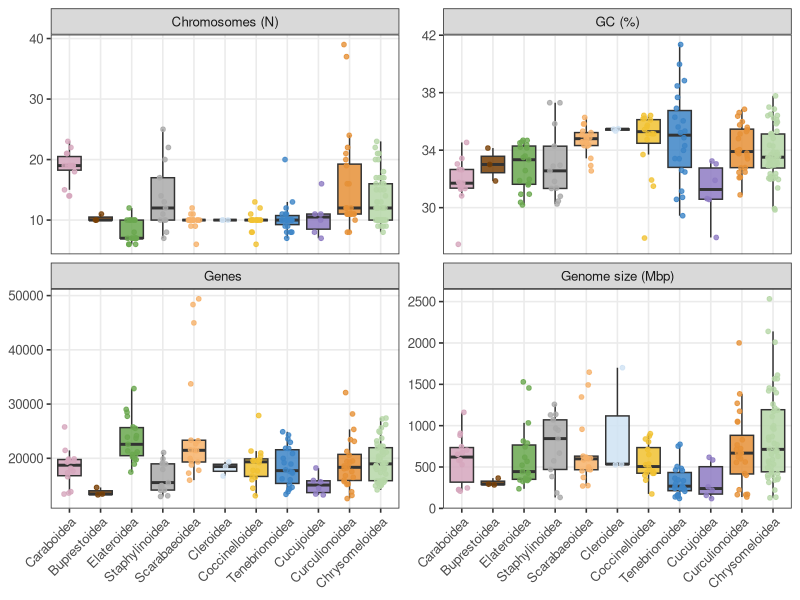
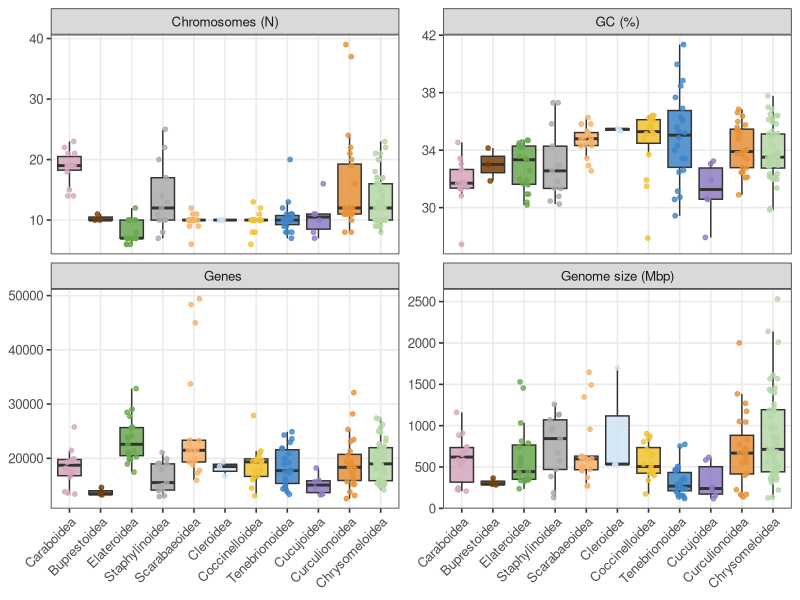

Write R code to recreate these figures, in order.
#!/usr/bin/env Rscript

suppressPackageStartupMessages({
  library(ggplot2)
  library(readr)
  library(tidyr)
  library(dplyr)
})

df <- read_csv("genome_stats_by_species.csv", show_col_types = FALSE)

#Normalize Tenebrionidea (inconsistent naming)
df$group <- recode(df$group,
  "Tenebrionidea" = "Tenebrionoidea",
  "Tenebrionidae" = "Tenebrionoidea"
)

#Explicit color palette (superfamily -> color) 
sf_colors <- c(
  "Caraboidea"      = "#d5a6bd",
  "Buprestoidea"    = "#783f04",
  "Elateroidea"     = "#6aa84f",
  "Staphylinoidea"  = "#aaaaaa",
  "Scarabaeoidea"   = "#f6b26b",
  "Cleroidea"       = "#cfe2f3",
  "Coccinelloidea"  = "#f1c232",
  "Tenebrionoidea"  = "#3d85c6",
  "Cucujoidea"      = "#8e7cc3",
  "Curculionoidea"  = "#e69138",
  "Chrysomeloidea"  = "#b6d7a8"
)

#Keep only groups with >= 2 species
df2 <- df %>%
  group_by(group) %>%
  filter(n() >= 2) %>%
  ungroup()

df2 <- df2 %>% filter(group %in% names(sf_colors))

#x-axis order match sf_colors order
df2$group <- factor(df2$group, levels = names(sf_colors))

#plotting
long <- df2 %>%
  select(group, species_file, chromosomes, genome_size_mb, gc_percent, genes) %>%
  pivot_longer(
    cols = c(chromosomes, genome_size_mb, gc_percent, genes),
    names_to = "metric",
    values_to = "value"
  )

metric_labs <- c(
  chromosomes    = "Chromosomes (N)",
  genome_size_mb = "Genome size (Mbp)",
  gc_percent     = "GC (%)",
  genes          = "Genes "
)

p <- ggplot(long, aes(x = group, y = value)) +
  geom_boxplot(
    aes(fill = group),
    outlier.shape = NA,
    alpha = 0.85
  ) +
  geom_jitter(
    aes(color = group),
    width = 0.18,
    height = 0,
    size = 1.3,
    alpha = 0.8
  ) +
  facet_wrap(
    ~ metric,
    scales = "free_y",
    labeller = as_labeller(metric_labs)
  ) +
  scale_fill_manual(values = sf_colors, drop = FALSE) +
  scale_color_manual(values = sf_colors, drop = FALSE) +
  labs(x = NULL, y = NULL) +
  theme_bw(base_size = 12) +
  theme(
    legend.position = "none",
    axis.text.x = element_text(angle = 45, hjust = 1),
    panel.grid.minor = element_blank()
  )

ggsave(
  "genome_stats_boxplots_by_superfamily_colored.pdf",
  p,
  width = 14,
  height = 8
)
ggsave(
  "genome_stats_boxplots_by_superfamily_colored.svg",
  p,
  width = 14,
  height = 8,
  dpi = 300
)

message("Wrote genome_stats_boxplots_by_superfamily_colored.pdf and .svg")
